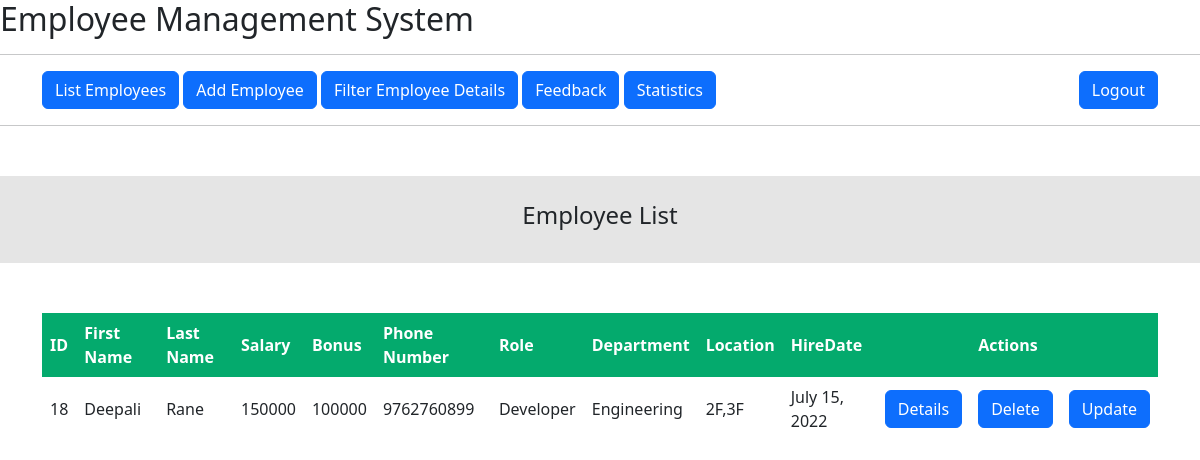
Screenshot of /filter_emp?salary=150000 (signed in) with the database file from the repository.
### emp_app/models.py (models this page shows, shortened)
class Employee(models.Model):
    first_name=models.CharField(max_length=100)
    last_name = models.CharField(max_length=100)
    dept = models.ForeignKey(Department,on_delete=models.CASCADE)
    salary=models.IntegerField(default=0)
    bonus=models.IntegerField(default=0)
    role=models.ForeignKey(Role,on_delete=models.CASCADE)
    phone=models.IntegerField()
    hiring_date=models.DateField()

class Role(models.Model):
    name=models.CharField(max_length=50,null=False)

class Department(models.Model):
    name=models.CharField(max_length=50,null=False)
    location=models.CharField(max_length=50)

### emp_app/views.py (the view)
# urls.py: path("filter_emp", views.filter_emp, name="filter_emp"),
@login_required()
def filter_emp(request):
    if request.method == 'POST':
        name = request.POST['name']
        dept = request.POST['dept']
        role = request.POST['role']
        emps = Employee.objects.all()
        if name:
            emps = emps.filter(Q(first_name__icontains=name) | Q(last_name__icontains=name))
        if dept:
            emps = emps.filter(dept_name=dept)
        if role:
            emps = emps.filter(role_name=role)
        context = {
            'emps': emps
        }
        return render(request, 'all_emp.html', context)
    elif request.method == 'GET':
        if request.GET.get('salary', None) is not None:
            salary = request.GET.get('salary')
            emps = Employee.objects.all()
            emps = emps.filter(salary=salary)
            context = {
                'emps': emps
            }
            return render(request, 'all_emp.html', context)
        else:
            return render(request, 'filter_emp.html')
    else:
        return HttpResponse("Exception occurred!")

### emp_app/templates/all_emp.html (shortened to what this page needs)
<!DOCTYPE html>
{% extends 'index.html' %}
{% block baseblock %}
<div class="headingBlock">
    <h4>Employee List</h4>
</div>
<div class="container">
    <table>
        <thead>
        <tr>
            <th scope="col">ID</th>
            <th scope="col">First Name</th>
            <th scope="col">Last Name</th>
            <th scope="col">Salary</th>
            <th scope="col">Bonus</th>
            <th scope="col">Phone Number</th>
            <th scope="col">Role</th>
            <th scope="col">Department</th>
            <th scope="col">Location</th>
            <th scope="col">HireDate</th>
            <th scope="col"></th>
            <th>Actions</th>
            <th></th>
        </tr>
        </thead>
        <tbody>
        {% for emp in emps %}
        <tr>
            <td>{{emp.id}}</td>
            <td>{{emp.first_name}}</td>
            <td>{{emp.last_name}}</td>
            <td>{{emp.salary}}</td>
            <td>{{emp.bonus}}</td>
            <td>{{emp.phone}}</td>
            <td>{{emp.role.name}}</td>
            <td>{{emp.dept.name}}</td>
            <td>{{emp.dept.location}}</td>
            <td>{{emp.hiring_date}}</td>
             <td>
                <button class="btn btn-primary" name="Details" onclick="location.href='/gallery/{{emp.id}}'"
                        type="submit">Details
                </button>
                <br></td>
            <td>
                <button class="btn btn-primary" name="Delete" onclick="location.href='/delete_emp/{{emp.id}}'"
                        type="submit">Delete
                </button>
                <br></td>
            <td>
                <button class="btn btn-primary" name="update" onclick="location.href='/update_emp/{{emp.id}}'"
                        type="submit">Update
                </button>
                <br></td>
        </tr>
        {% endfor %}
        </tbody>
    </table>
</div>
{% endblock %}

### static/css/mycustom.css (style rules this page uses)
* { margin: 0; padding: 0; box-sizing: border-box; -webkit-box-sizing: border-box; -moz-box-sizing: border-box; -webkit-font-smoothing: antialiased; -moz-font-smoothing: antialiased; -o-font-smoothing: antialiased; font-smoothing: antialiased; text-rendering: optimizeLegibility; }
body { font-family: "Roboto", Helvetica, Arial, sans-serif; font-weight: 100; font-size: 12px; line-height: 30px; color: #777; }
.headingBlock { background-color: #e5e5e5; padding: 25px; margin: 50px 0; font-size: 30px; font-weight: 400; text-align:center; }
table { border-collapse: collapse; border-spacing: 10px; }
th, td { text-align: left; padding: 8px; }
th { background-color: #04AA6D; color: white; }

### rows the page displays
Employee: id "18", first_name "Deepali", last_name "Rane", salary "150000", bonus "100000", phone "9762760899", role.name "Developer", dept.name "Engineering", dept.location "2F,3F", hiring_date "July 15, 2022"
